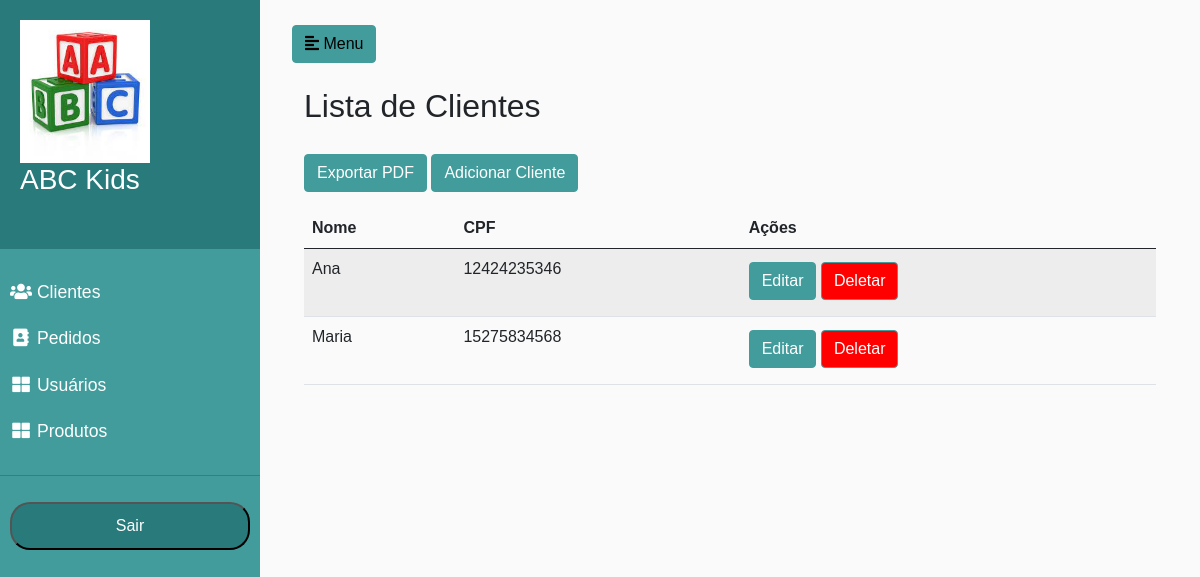
Screenshot of /venda/ (signed in) with the database file from the repository.
### venda/models.py (models this page shows, shortened)
class Cliente(models.Model):
    nome = models.CharField(max_length=100)
    cpf = models.CharField(max_length=15, unique=True)

### venda/views.py (the view)
# urls.py: path('',listar_clientes, name="listar_clientes"),
@login_required
def listar_clientes(request):
    clientes = Cliente.objects.all()
    return render(request, 'clientes/listar_clientes.html' , {'clientes': clientes})

### venda/templates/clientes/listar_clientes.html (shortened to what this page needs)
{% extends "base.html" %}
{% load static %}
{% block 'dashboard' %}
<h2 class="my-4">Lista de Clientes</h2>
<a href="{% url 'exportar_clientes_pdf' %}" target="_blank" class="btn colorprimarybtn2 mb-3">Exportar PDF</a>
<a href="{% url 'criar_clientes' %}" class="btn colorprimarybtn2 mb-3">Adicionar Cliente</a>
<table class="table table-striped">
  <thead>
    <tr>
      <th>Nome</th>
      <th>CPF</th>
      <th>Ações</th>
    </tr>
  </thead>
  <tbody>
    {% for cliente in clientes %}
    <tr>
      <td>{{ cliente.nome }}</td>
      <td>{{ cliente.cpf }}</td>
      <td>
        <a href="{% url 'atualizar_cliente' cliente.id %}" class="btn colorprimarybtn2 mb-2">Editar</a>
        <form action="{% url 'deletar_cliente' cliente.id %}" method="POST" style="display:inline;">
            <button type="submit" style="background-color: red; color: white" class="btn colorprimarybtn2 mb-2"  onclick="return confirm('Tem certeza que deseja excluir este cliente?');">Deletar</button>
        </form>
      </td>
    </tr>
    {% empty %}
    <tr>
      <td colspan="3">Nenhum cliente cadastrado.</td>
    </tr>
    {% endfor %}
  </tbody>
</table>
{% endblock %}

### templates/static/css/base.css (style rules this page uses)
:root { --colorbasic: #297a7b; --colorbasic2: #429c9c; --colortext: #FFF; --colortext-menu: #FFF; }
.colorprimarybtn2 { background-color: var(--colorbasic2); border-color: var(--colorbasic2) !important; color: var(--colortext); margin-top: 5px; }
a.colorprimarybtn2:link, a.colorprimarybtn2:visited { text-decoration: none; color: var(--colortext); }
body { font-family: 'Poppins', sans-serif; background: #fafafa; }
a, a:hover, a:focus { color: inherit; text-decoration: none; transition: all 0.3s; }
a:link, a:visited { text-decoration: none; color: var(--colorbasic); }

### rows the page displays
Cliente: nome "Ana", cpf "12424235346"
Cliente: nome "Maria", cpf "15275834568"
